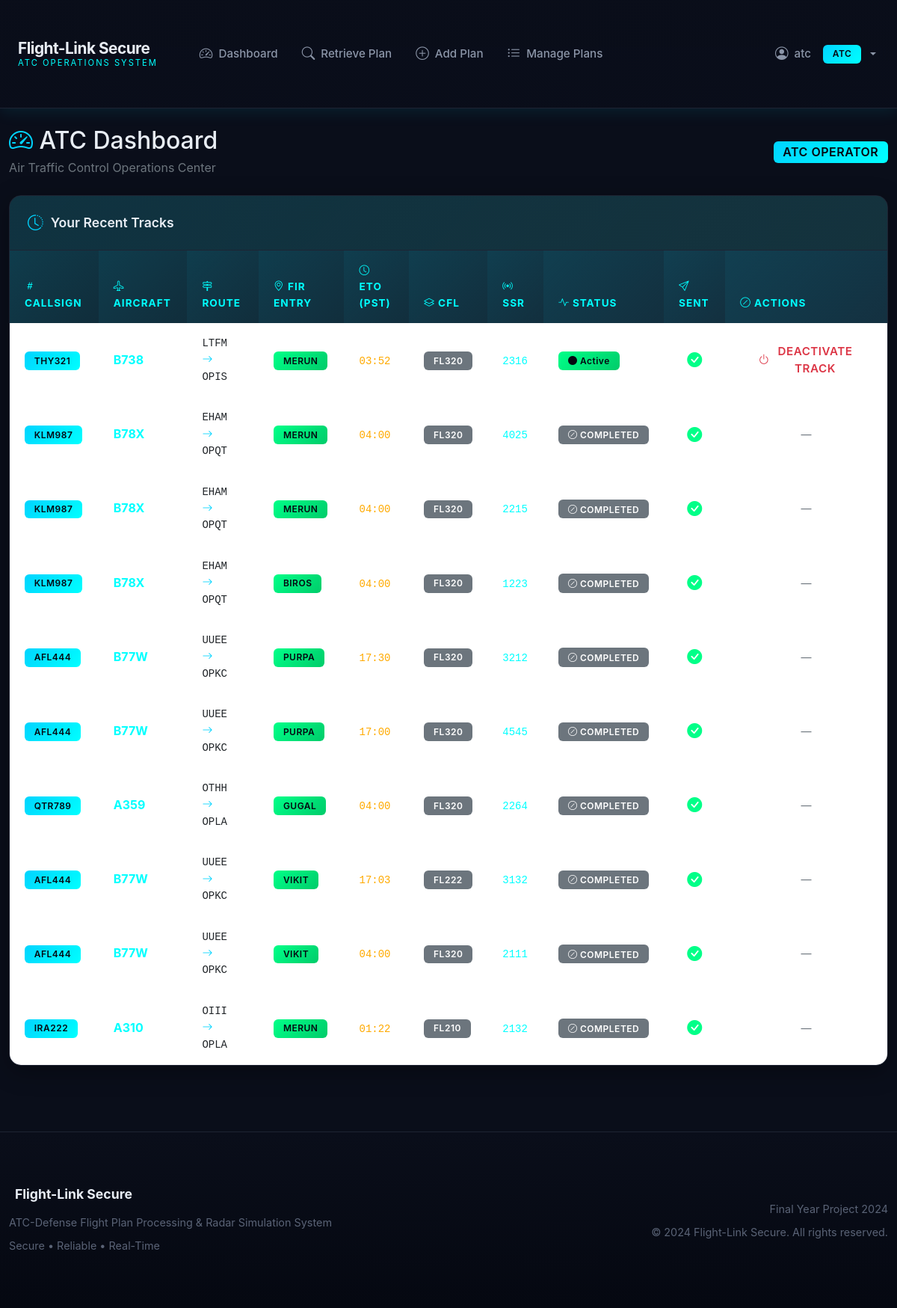
The page /atc/dashboard (signed in) on the database as committed earlier.
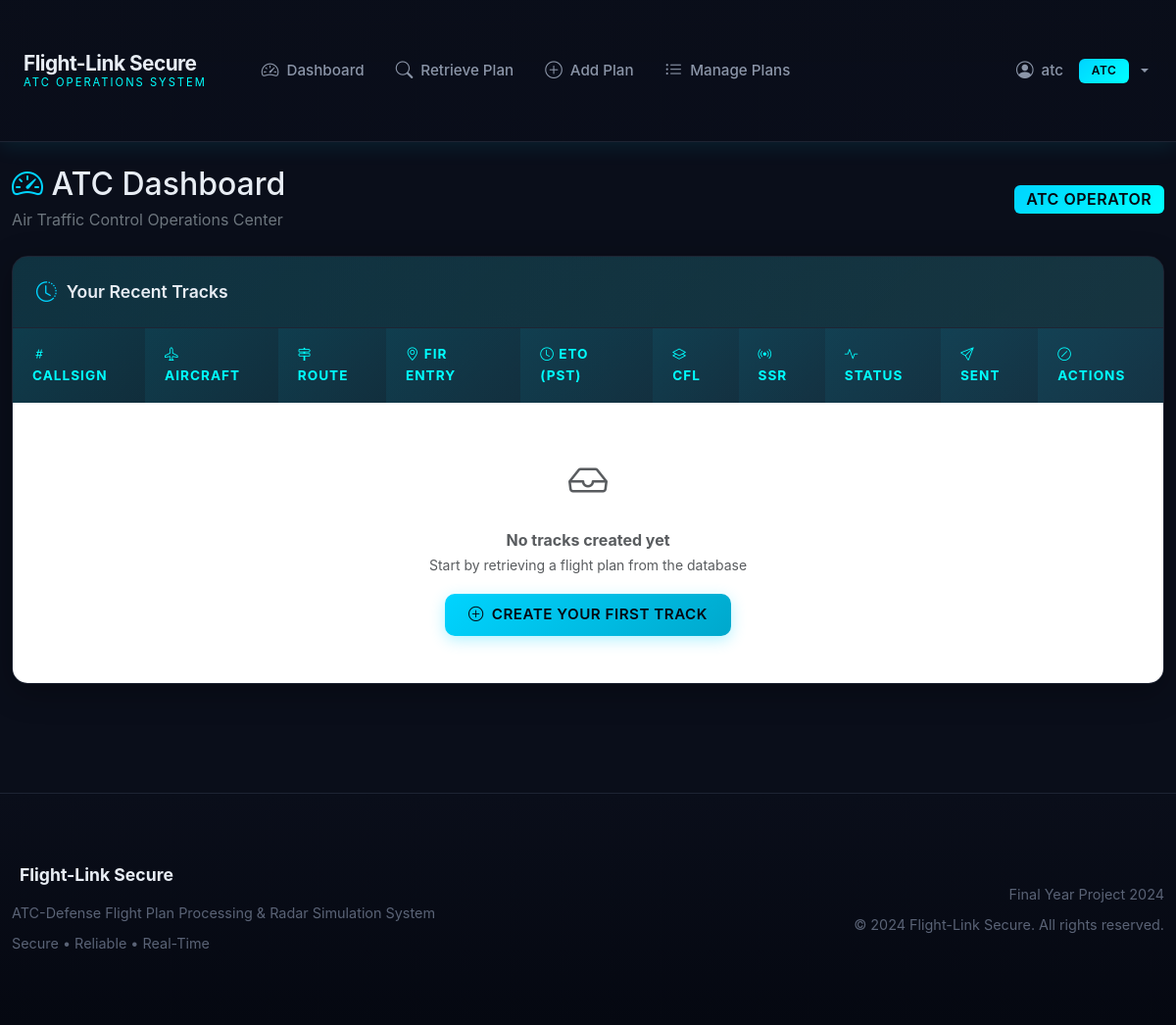
The same page on the database as committed later.
### app/models/__init__.py (models this page shows, shortened)
class User(db.Model):
    __tablename__ = 'users'
    id = db.Column(db.Integer, primary_key=True)
    username = db.Column(db.String(80), unique=True, nullable=False)
    password_hash = db.Column(db.String(256), nullable=False)
    role = db.Column(db.String(20), nullable=False)  # admin, atc, defense
    last_login_ip = db.Column(db.String(45), nullable=True)
    last_login_time = db.Column(db.DateTime, nullable=True)
    is_active = db.Column(db.Boolean, default=True)
    created_at = db.Column(db.DateTime, default=datetime.utcnow)
    @property
    def is_authenticated(self):
        return True
    def is_admin(self):
        return self.role == 'admin'
    def is_atc(self):
        return self.role == 'atc'

class TrackData(db.Model):
    __tablename__ = 'track_data'
    id = db.Column(db.Integer, primary_key=True)
    flight_plan_id = db.Column(db.Integer, db.ForeignKey('flight_plans.id'), nullable=False)
    callsign = db.Column(db.String(20), nullable=False, index=True)
    aircraft_type = db.Column(db.String(10), nullable=False)
    departure = db.Column(db.String(4), nullable=False)
    destination = db.Column(db.String(4), nullable=False)
    fir_entry = db.Column(db.String(10), nullable=False)
    speed = db.Column(db.String(10), nullable=False)
    route = db.Column(db.Text, nullable=True)
    eto_utc = db.Column(db.String(4), nullable=False)
    eto_pst = db.Column(db.String(4), nullable=False)
    cfl = db.Column(db.String(3), nullable=False)
    ssr = db.Column(db.String(4), nullable=False)
    status = db.Column(db.String(20), default='active')
    sent_to_defense = db.Column(db.Boolean, default=False)
    sent_at = db.Column(db.DateTime, nullable=True)
    created_by = db.Column(db.Integer, db.ForeignKey('users.id'), nullable=False)
    created_at = db.Column(db.DateTime, default=datetime.utcnow)
    completed_at = db.Column(db.DateTime, nullable=True)
    last_simulated_at = db.Column(db.DateTime, nullable=True)
    current_position = db.Column(db.Text, nullable=True)

### app/routes/atc.py (the view)
@bp.route('/atc/dashboard')
@login_required
@atc_required
def atc_dashboard():
    recent_tracks = TrackData.query.filter_by(created_by=current_user.id).order_by(
        TrackData.created_at.desc()
    ).limit(10).all()
    return render_template('atc/dashboard.html', recent_tracks=recent_tracks)

### templates/atc/dashboard.html (shortened to what this page needs)
{% extends "base.html" %}
{% block content %}
<div class="container-fluid py-4">
    <div class="d-flex justify-content-between align-items-center mb-4">
        <div>
            <h2 class="mb-1"><i class="bi bi-speedometer2 text-radar-blue"></i> ATC Dashboard</h2>
            <p class="text-secondary mb-0">Air Traffic Control Operations Center</p>
        </div>
        <span class="badge badge-role-atc fs-6">ATC OPERATOR</span>
    </div>
    <div class="card">
        <div class="card-header">
            <i class="bi bi-clock-history"></i> Your Recent Tracks
        </div>
        <div class="card-body p-0">
            <div class="table-responsive">
                <table class="table table-hover mb-0">
                    <thead>
                        <tr>
                            <th><i class="bi bi-hash"></i> Callsign</th>
                            <th><i class="bi bi-airplane"></i> Aircraft</th>
                            <th><i class="bi bi-signpost-2"></i> Route</th>
                            <th><i class="bi bi-geo-alt"></i> FIR Entry</th>
                            <th><i class="bi bi-clock"></i> ETO (PST)</th>
                            <th><i class="bi bi-layers"></i> CFL</th>
                            <th><i class="bi bi-broadcast"></i> SSR</th>
                            <th><i class="bi bi-activity"></i> Status</th>
                            <th><i class="bi bi-send"></i> Sent</th>
                            <th><i class="bi bi-slash-circle"></i> Actions</th>
                        </tr>
                    </thead>
                    <tbody>
                        {% for track in recent_tracks %}
                        <tr style="cursor: pointer;" onclick="viewFlightPlan('{{ track.callsign }}')" title="Click to view flight plan for {{ track.callsign }}">
                            <td><span class="badge badge-primary">{{ track.callsign }}</span></td>
                            <td><strong class="text-radar-cyan">{{ track.aircraft_type }}</strong></td>
                            <td class="font-monospace small">{{ track.departure }} <i class="bi bi-arrow-right text-radar-blue"></i> {{ track.destination }}</td>
                            <td><span class="badge badge-success">{{ track.fir_entry }}</span></td>
                            <td><code class="text-radar-amber">{{ track.eto_pst[:2] }}:{{ track.eto_pst[2:] }}</code></td>
                            <td><span class="badge bg-secondary">FL{{ track.cfl }}</span></td>
                            <td><code class="text-radar-cyan">{{ track.ssr }}</code></td>
                            <td>
                                {% if track.status == 'active' %}
                                    <span class="badge badge-success"><i class="bi bi-circle-fill"></i> Active</span>
                                {% else %}
                                    <span class="badge bg-secondary"><i class="bi bi-slash-circle"></i> {{ (track.status or 'inactive')|upper }}</span>
                                {% endif %}
                            </td>
                            <td class="text-center">
                                {% if track.sent_to_defense %}
                                    <i class="bi bi-check-circle-fill text-radar-green fs-5"></i>
                                {% else %}
                                    <i class="bi bi-x-circle-fill text-radar-amber fs-5"></i>
                                {% endif %}
                            </td>
                            <td class="text-center" onclick="event.stopPropagation();">
                                {% if track.status == 'active' %}
                                <button type="button"
                                        class="btn btn-sm btn-outline-danger btn-deactivate-track"
                                        data-track-id="{{ track.id }}"
                                        data-callsign="{{ track.callsign }}">
                                    <i class="bi bi-power"></i> Deactivate Track
                                </button>
                                {% else %}
                                <span class="text-secondary small">—</span>
                                {% endif %}
                            </td>
                        </tr>
                        {% else %}
                        <tr>
                            <td colspan="10" class="text-center text-muted py-5">
                                <i class="bi bi-inbox fs-1 text-muted d-block mb-3"></i>
                                <strong>No tracks created yet</strong><br>
                                <small>Start by retrieving a flight plan from the database</small><br>
                                <a href="{{ url_for('atc.atc_flight_plan') }}" class="btn btn-primary mt-3">
                                    <i class="bi bi-plus-circle"></i> Create Your First Track
                                </a>
                            </td>
                        </tr>
                        {% endfor %}
                    </tbody>
                </table>
            </div>
        </div>
    </div>
</div>
{% endblock %}

### templates/base.html (shortened to what this page needs)
<!DOCTYPE html>
<html lang="en">
<head>
    <link href="https://cdn.jsdelivr.net/npm/bootstrap@5.3.0/dist/css/bootstrap.min.css" rel="stylesheet">
    <link rel="stylesheet" href="https://cdn.jsdelivr.net/npm/bootstrap-icons@1.10.0/font/bootstrap-icons.css">
</head>
<body>
    {% if current_user.is_authenticated %}
    <nav class="navbar navbar-expand-lg navbar-dark">
        <div class="container-fluid">
            <a class="navbar-brand" href="{{ url_for('auth.index') }}">
                <div class="brand-text">
                    <span class="main-title">Flight-Link Secure</span>
                    <span class="sub-title">ATC Operations System</span>
                </div>
            </a>
            <div class="collapse navbar-collapse" id="navbarNav">
                <ul class="navbar-nav me-auto ms-4">
                    {% if current_user.is_admin() %}
                    <li class="nav-item">
                        <a class="nav-link" href="{{ url_for('admin.admin_dashboard') }}">
                            <i class="bi bi-speedometer2"></i> Dashboard
                        </a>
                    </li>
                    <li class="nav-item">
                        <a class="nav-link" href="{{ url_for('admin.admin_users') }}">
                            <i class="bi bi-people"></i> Users
                        </a>
                    </li>
                    <li class="nav-item">
                        <a class="nav-link" href="{{ url_for('admin.admin_flight_plans') }}">
                            <i class="bi bi-file-earmark-text"></i> Flight Plans
                        </a>
                    </li>
                    <li class="nav-item">
                        <a class="nav-link" href="{{ url_for('admin.admin_track_data') }}">
                            <i class="bi bi-geo-alt-fill"></i> Track Data
                        </a>
                    </li>
                    <li class="nav-item">
                        <a class="nav-link" href="{{ url_for('admin.admin_logs') }}">
                            <i class="bi bi-journal-text"></i> System Logs
                        </a>
                    </li>
                    {% elif current_user.is_atc() %}
                    <li class="nav-item">
                        <a class="nav-link" href="{{ url_for('atc.atc_dashboard') }}">
                            <i class="bi bi-speedometer2"></i> Dashboard
                        </a>
                    </li>
                    <li class="nav-item">
                        <a class="nav-link" href="{{ url_for('atc.atc_flight_plan') }}">
                            <i class="bi bi-search"></i> Retrieve Plan
                        </a>
                    </li>
                    <li class="nav-item">
                        <a class="nav-link" href="{{ url_for('atc.atc_add_flight_plan') }}">
                            <i class="bi bi-plus-circle"></i> Add Plan
                        </a>
                    </li>
                    <li class="nav-item">
                        <a class="nav-link" href="{{ url_for('atc.atc_manage_flight_plans') }}">
                            <i class="bi bi-list-ul"></i> Manage Plans
                        </a>
                    </li>
                    {% endif %}
                </ul>
                <ul class="navbar-nav">
                    <li class="nav-item dropdown">
                        <a class="nav-link dropdown-toggle" href="#" id="userDropdown" role="button" data-bs-toggle="dropdown">
                            <i class="bi bi-person-circle"></i> {{ current_user.username }}
                            <span class="badge badge-role-{{ current_user.role }} ms-2">{{ current_user.role.upper() }}</span>
                        </a>
                    </li>
                </ul>
            </div>
        </div>
    </nav>
    {% endif %}
    <main>
        {% block content %}{% endblock %}
    </main>
    {% if current_user.is_authenticated %}
    <footer class="footer">
        <div class="container-fluid">
            <div class="row align-items-center">
                <div class="col-md-6">
                    <h5> Flight-Link Secure</h5>
                    <p>ATC-Defense Flight Plan Processing & Radar Simulation System</p>
                    <p class="mb-0">Secure • Reliable • Real-Time</p>
                </div>
                <div class="col-md-6 text-md-end">
                    <p>Final Year Project 2024</p>
                    <p class="mb-0">&copy; 2024 Flight-Link Secure. All rights reserved.</p>
                </div>
            </div>
        </div>
    </footer>
    {% endif %}
</body>
</html>

Rows that differ between the two databases and show on the page:
removed TrackData: callsign "THY321", aircraft_type "B738", departure "LTFM", destination "OPIS", fir_entry "MERUN", eto_pst "03", eto_pst "52", cfl "320", ssr "2316", status "active" (drawn), sent_to_defense True (drawn)
removed TrackData: callsign "KLM987", aircraft_type "B78X", departure "EHAM", destination "OPQT", fir_entry "MERUN", eto_pst "04", eto_pst "00", cfl "320", ssr "4025", status "COMPLETED", sent_to_defense True (drawn)
removed TrackData: callsign "KLM987", aircraft_type "B78X", departure "EHAM", destination "OPQT", fir_entry "MERUN", eto_pst "04", eto_pst "00", cfl "320", ssr "2215", status "COMPLETED", sent_to_defense True (drawn)
removed TrackData: callsign "KLM987", aircraft_type "B78X", departure "EHAM", destination "OPQT", fir_entry "BIROS", eto_pst "04", eto_pst "00", cfl "320", ssr "1223", status "COMPLETED", sent_to_defense True (drawn)
removed TrackData: callsign "AFL444", aircraft_type "B77W", departure "UUEE", destination "OPKC", fir_entry "PURPA", eto_pst "17", eto_pst "30", cfl "320", ssr "3212", status "COMPLETED", sent_to_defense True (drawn)
removed TrackData: callsign "AFL444", aircraft_type "B77W", departure "UUEE", destination "OPKC", fir_entry "PURPA", eto_pst "17", eto_pst "00", cfl "320", ssr "4545", status "COMPLETED", sent_to_defense True (drawn)
removed TrackData: callsign "QTR789", aircraft_type "A359", departure "OTHH", destination "OPLA", fir_entry "GUGAL", eto_pst "04", eto_pst "00", cfl "320", ssr "2264", status "COMPLETED", sent_to_defense True (drawn)
removed TrackData: callsign "AFL444", aircraft_type "B77W", departure "UUEE", destination "OPKC", fir_entry "VIKIT", eto_pst "17", eto_pst "03", cfl "222", ssr "3132", status "COMPLETED", sent_to_defense True (drawn)
removed TrackData: callsign "AFL444", aircraft_type "B77W", departure "UUEE", destination "OPKC", fir_entry "VIKIT", eto_pst "04", eto_pst "00", cfl "320", ssr "2111", status "COMPLETED", sent_to_defense True (drawn)
removed TrackData: callsign "IRA222", aircraft_type "A310", departure "OIII", destination "OPLA", fir_entry "MERUN", eto_pst "01", eto_pst "22", cfl "210", ssr "2132", status "COMPLETED", sent_to_defense True (drawn)
Other text that changed with them:
text now shown: "No tracks created yet Start by retrieving a flight plan from the database CREATE YOUR FIRST TRACK"
